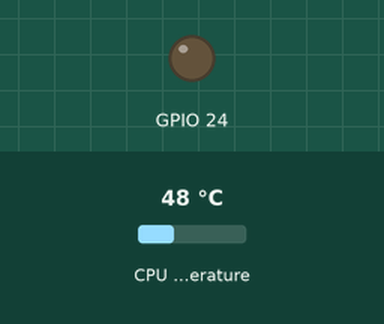
This program was run on a simulated Raspberry Pi (BCM pin numbers). Parts: output pins drawn as LEDs (lit = HIGH). The test bench sets the inputs (shaded band); at power-on: CPU temperature 48 °C.

Above: at 1.2 s.
1.3 s: CPU temperature set to 52 °C
3.2 s: CPU temperature set to 55 °C
At 5.2 s:
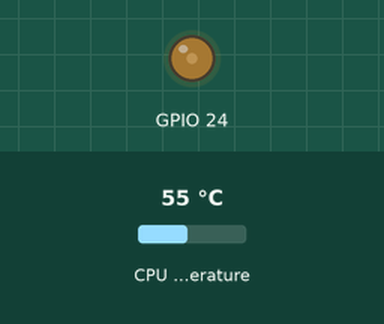
5.5 s: CPU temperature set to 58 °C
At 7.0 s:
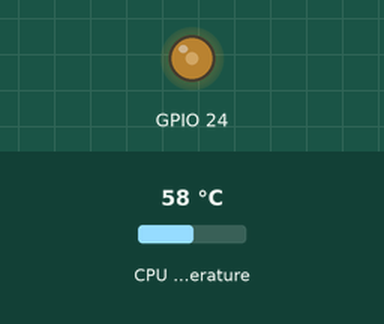
7.5 s: CPU temperature set to 71 °C
At 8.5 s:
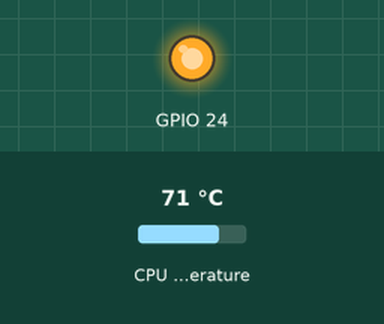
Timing chart, 0 to 10.5 s (numbered marks = the images above; inputs shaded):
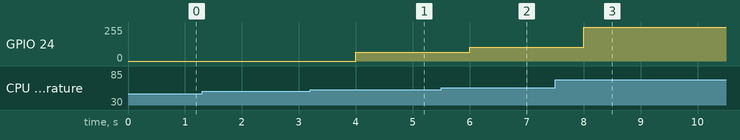

Measured:
- the behaviour switches between 53 and 54 °C on CPU temperature (found by bisection; images 0 and 1)
- after the input at 1.3 s, every drawn part: stays the same
- after the input at 3.2 s, GPIO 24: 0/255 → 64/255 after 0.80 s
- after the input at 5.5 s, GPIO 24: 64/255 → 102/255 after 0.50 s
- after the input at 7.5 s, GPIO 24: 102/255 → 255/255 after 0.50 s

The program:

fan.py
```python
#!/usr/bin/python
# -*- coding: utf-8 -*-

import RPi.GPIO as GPIO
import json
import time
import os
import sys

# Configuration
with open(os.path.join(sys.path[0], 'fan.json')) as f:
    data = json.load(f)
FAN_PIN = data['args']['pin']
WAIT_TIME = data['args']['wait_time']
FAN_MIN = data['args']['fan_min']
PWM_FREQ = data['args']['pwm_freq']
tempSteps = data['args']['temp_steps']
speedSteps = data['args']['speed_steps']
hyst = data['args']['hysteresis']

# FAN_PIN = 24            # BCM pin used to drive transistor's base
# WAIT_TIME = 1           # [s] Time to wait between each refresh
# FAN_MIN = 20            # [%] Fan minimum speed.
# PWM_FREQ = 25           # [Hz] Change this value if fan has strange behavior

# Configurable temperature and fan speed steps
# tempSteps = [50, 70]    # [°C]
# speedSteps = [0, 100]   # [%]

# Fan speed will change only of the difference of temperature is higher than hysteresis
# hyst = 1

# Setup GPIO pin
GPIO.setmode(GPIO.BCM)
GPIO.setup(FAN_PIN, GPIO.OUT, initial=GPIO.LOW)
fan = GPIO.PWM(FAN_PIN, PWM_FREQ)
fan.start(0)


i = 0
cpuTempOld = 0
fanSpeedOld = 0


# We must set a speed value for each temperature step
if(len(speedSteps) != len(tempSteps)):
    print("Numbers of temp steps and speed steps are different")
    exit(0)

try:
    while (1):
        # Read CPU temperature
        cpuTempFile = open("/sys/class/thermal/thermal_zone0/temp", "r")
        cpuTemp = float(cpuTempFile.read()) / 1000
        cpuTempFile.close()

        # Calculate desired fan speed
        if(abs(cpuTemp-cpuTempOld > hyst)):

            # Below first value, fan will run at min speed.
            if(cpuTemp < tempSteps[0]):
                fanSpeed = speedSteps[0]

            # Above last value, fan will run at max speed
            elif(cpuTemp >= tempSteps[len(tempSteps)-1]):
                fanSpeed = speedSteps[len(tempSteps)-1]

            # If temperature is between 2 steps, fan speed is calculated by linear interpolation
            else:
                for i in range(0, len(tempSteps)-1):
                    if((cpuTemp >= tempSteps[i]) and (cpuTemp < tempSteps[i+1])):
                        fanSpeed = round((speedSteps[i+1]-speedSteps[i])/(tempSteps[i+1]-tempSteps[i])*(cpuTemp-tempSteps[i])+speedSteps[i],1)

            if((fanSpeed != fanSpeedOld)):
                if((fanSpeed != fanSpeedOld) and ((fanSpeed >= FAN_MIN) or (fanSpeed == 0))):
                    fan.ChangeDutyCycle(fanSpeed)
                    fanSpeedOld = fanSpeed

        # Wait until next refresh
        time.sleep(WAIT_TIME)


# If a keyboard interrupt occurs (ctrl + c), the GPIO is set to 0 and the program exits.
except(KeyboardInterrupt):
    print("Fan ctrl interrupted by keyboard")
    GPIO.cleanup()
    sys.exit()
```
